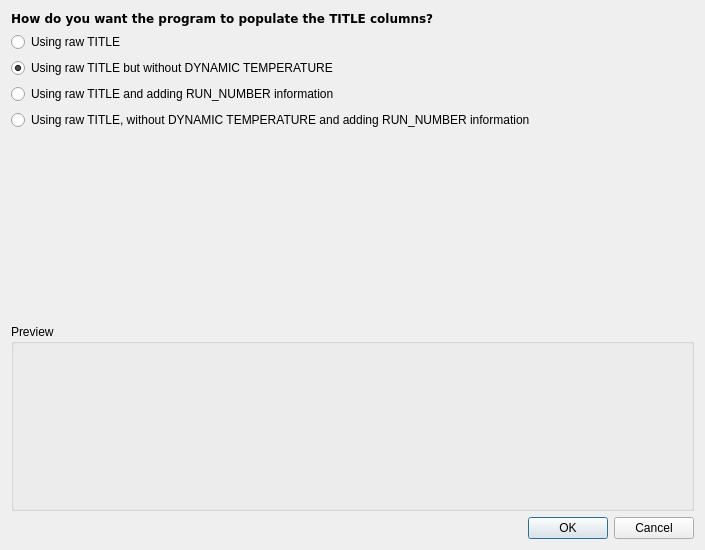
<?xml version="1.0" encoding="UTF-8"?>
<ui version="4.0">
 <class>Dialog</class>
 <widget class="QDialog" name="Dialog">
  <property name="windowModality">
   <enum>Qt::WindowModal</enum>
  </property>
  <property name="geometry">
   <rect>
    <x>0</x>
    <y>0</y>
    <width>705</width>
    <height>550</height>
   </rect>
  </property>
  <property name="windowTitle">
   <string>Options to Load CSV File</string>
  </property>
  <layout class="QVBoxLayout" name="verticalLayout_2">
   <item>
    <widget class="QLabel" name="label">
     <property name="font">
      <font>
       <family>DejaVu Sans</family>
       <weight>75</weight>
       <bold>true</bold>
      </font>
     </property>
     <property name="text">
      <string>How do you want the program to populate the TITLE columns?</string>
     </property>
    </widget>
   </item>
   <item>
    <widget class="QRadioButton" name="option1">
     <property name="text">
      <string>Using raw TITLE</string>
     </property>
     <property name="checked">
      <bool>false</bool>
     </property>
    </widget>
   </item>
   <item>
    <widget class="QRadioButton" name="option2">
     <property name="text">
      <string>Using raw TITLE but without DYNAMIC TEMPERATURE</string>
     </property>
     <property name="checked">
      <bool>true</bool>
     </property>
    </widget>
   </item>
   <item>
    <widget class="QRadioButton" name="option3">
     <property name="text">
      <string>Using raw TITLE and adding RUN_NUMBER information</string>
     </property>
    </widget>
   </item>
   <item>
    <widget class="QRadioButton" name="option4">
     <property name="text">
      <string>Using raw TITLE, without DYNAMIC TEMPERATURE and adding RUN_NUMBER information</string>
     </property>
    </widget>
   </item>
   <item>
    <spacer name="verticalSpacer">
     <property name="orientation">
      <enum>Qt::Vertical</enum>
     </property>
     <property name="sizeHint" stdset="0">
      <size>
       <width>20</width>
       <height>40</height>
      </size>
     </property>
    </spacer>
   </item>
   <item>
    <widget class="QGroupBox" name="groupBox">
     <property name="sizePolicy">
      <sizepolicy hsizetype="Preferred" vsizetype="Expanding">
       <horstretch>0</horstretch>
       <verstretch>0</verstretch>
      </sizepolicy>
     </property>
     <property name="title">
      <string>Preview</string>
     </property>
     <layout class="QVBoxLayout" name="verticalLayout">
      <item>
       <widget class="QLabel" name="preview_label">
        <property name="text">
         <string/>
        </property>
       </widget>
      </item>
     </layout>
    </widget>
   </item>
   <item>
    <widget class="QDialogButtonBox" name="buttonBox">
     <property name="orientation">
      <enum>Qt::Horizontal</enum>
     </property>
     <property name="standardButtons">
      <set>QDialogButtonBox::Cancel|QDialogButtonBox::Ok</set>
     </property>
    </widget>
   </item>
  </layout>
 </widget>
 <resources>
  <include location="../icons/icons.qrc"/>
 </resources>
 <connections>
  <connection>
   <sender>buttonBox</sender>
   <signal>accepted()</signal>
   <receiver>Dialog</receiver>
   <slot>accept()</slot>
   <hints>
    <hint type="sourcelabel">
     <x>227</x>
     <y>530</y>
    </hint>
    <hint type="destinationlabel">
     <x>157</x>
     <y>274</y>
    </hint>
   </hints>
  </connection>
  <connection>
   <sender>buttonBox</sender>
   <signal>rejected()</signal>
   <receiver>Dialog</receiver>
   <slot>reject()</slot>
   <hints>
    <hint type="sourcelabel">
     <x>295</x>
     <y>536</y>
    </hint>
    <hint type="destinationlabel">
     <x>286</x>
     <y>274</y>
    </hint>
   </hints>
  </connection>
  <connection>
   <sender>option1</sender>
   <signal>clicked()</signal>
   <receiver>Dialog</receiver>
   <slot>radio_button_changed()</slot>
   <hints>
    <hint type="sourcelabel">
     <x>108</x>
     <y>43</y>
    </hint>
    <hint type="destinationlabel">
     <x>681</x>
     <y>143</y>
    </hint>
   </hints>
  </connection>
  <connection>
   <sender>option2</sender>
   <signal>clicked()</signal>
   <receiver>Dialog</receiver>
   <slot>radio_button_changed()</slot>
   <hints>
    <hint type="sourcelabel">
     <x>258</x>
     <y>68</y>
    </hint>
    <hint type="destinationlabel">
     <x>349</x>
     <y>147</y>
    </hint>
   </hints>
  </connection>
  <connection>
   <sender>option3</sender>
   <signal>clicked()</signal>
   <receiver>Dialog</receiver>
   <slot>radio_button_changed()</slot>
   <hints>
    <hint type="sourcelabel">
     <x>210</x>
     <y>102</y>
    </hint>
    <hint type="destinationlabel">
     <x>219</x>
     <y>147</y>
    </hint>
   </hints>
  </connection>
  <connection>
   <sender>option4</sender>
   <signal>clicked()</signal>
   <receiver>Dialog</receiver>
   <slot>radio_button_changed()</slot>
   <hints>
    <hint type="sourcelabel">
     <x>94</x>
     <y>131</y>
    </hint>
    <hint type="destinationlabel">
     <x>98</x>
     <y>143</y>
    </hint>
   </hints>
  </connection>
 </connections>
 <slots>
  <slot>radio_button_changed()</slot>
 </slots>
</ui>
